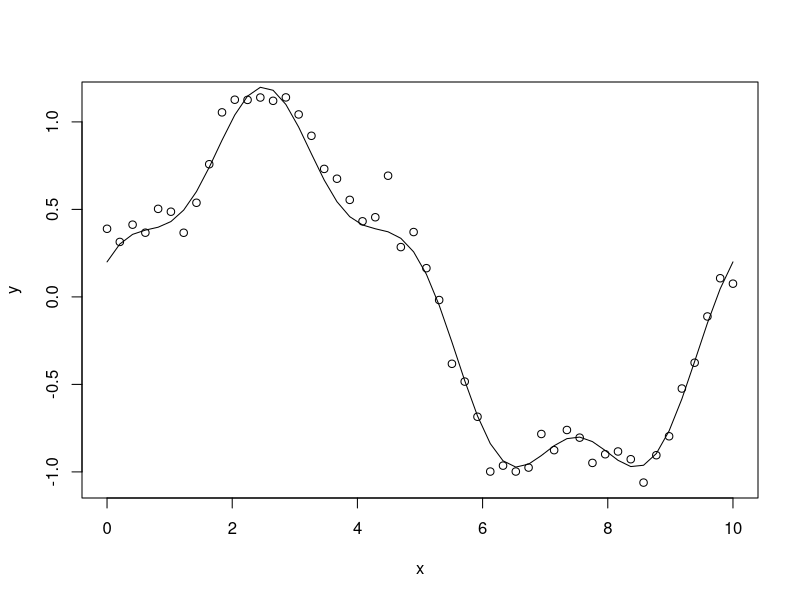
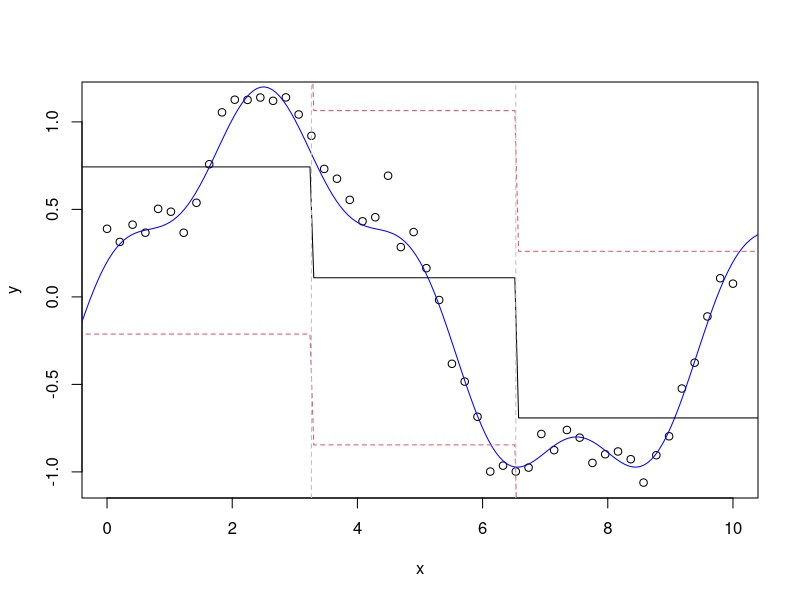
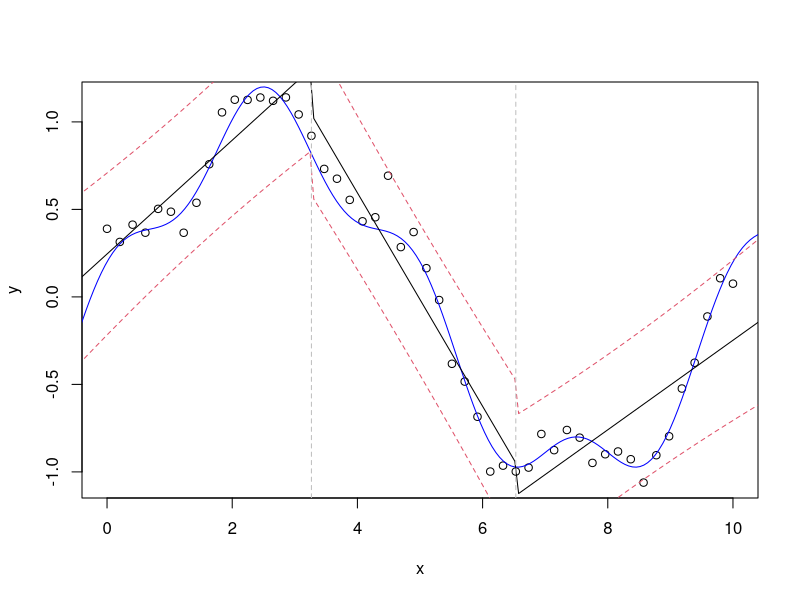
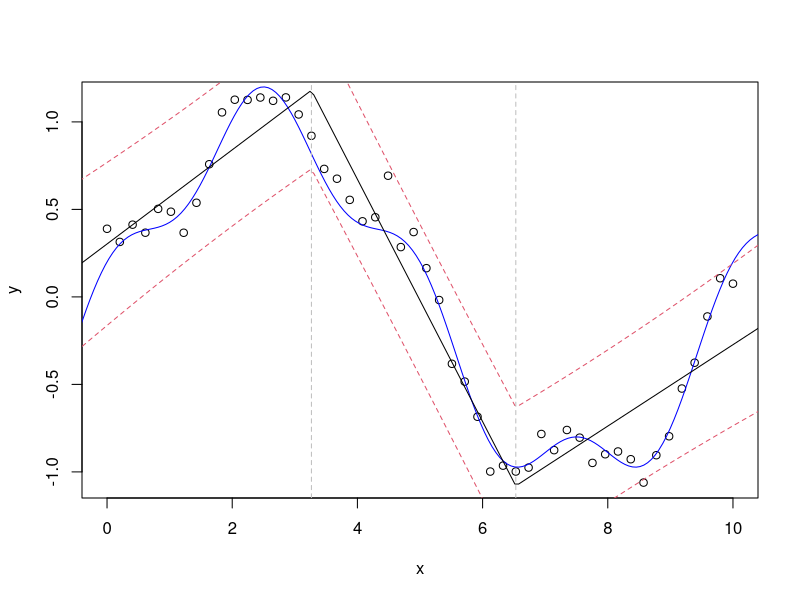
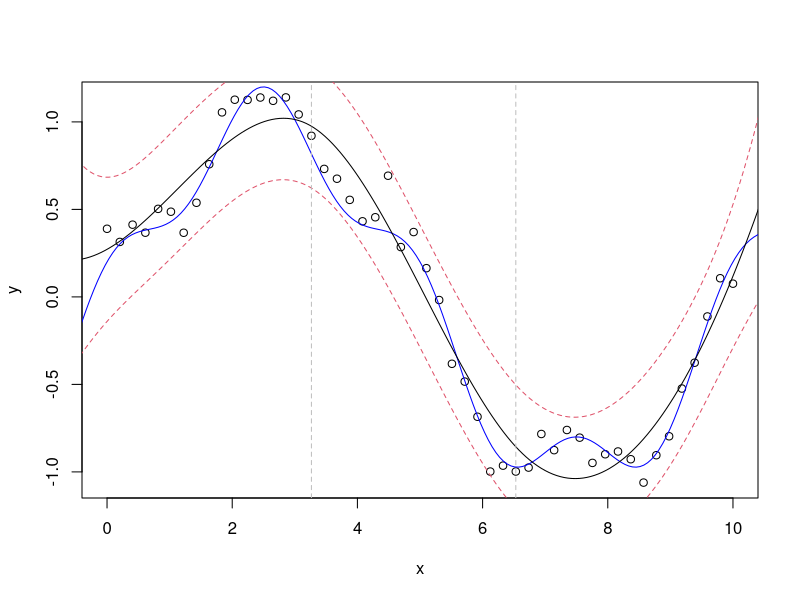
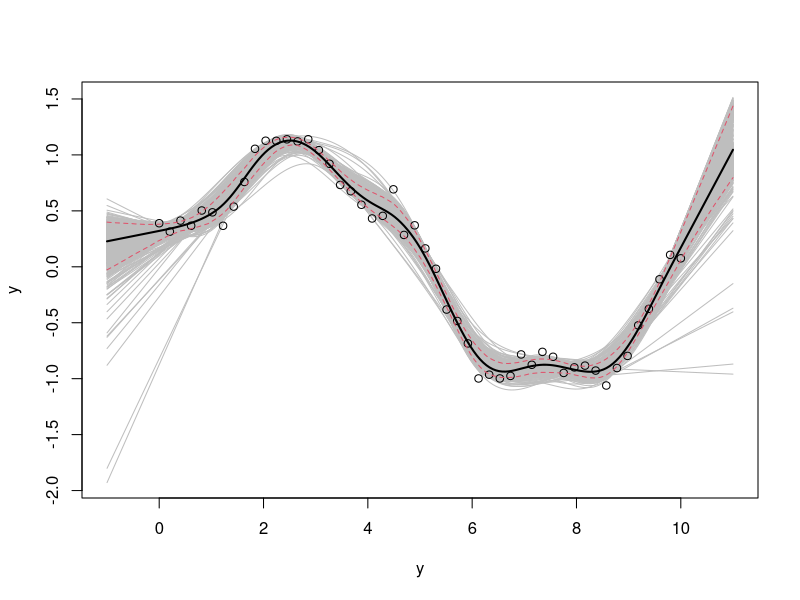

The R source for these figures, in order:
## ---- chunk 1
knitr::opts_chunk$set(echo = TRUE)
## ---- chunk 2
x <- seq(0,10,length=50)
y_true <- sin(pi*x/5) + 0.2*cos(4*pi*x/5)
y <- y_true + rnorm(length(y_true), sd=0.1)
plot(x,y)
lines(x, y_true)
## ---- chunk 3
knot_1 <- x[round(length(x)/3)]
knot_2 <- x[round(2*length(x)/3)]
xi <- c(knot_1,knot_2)
hc_1 <- function(x) {as.numeric(x < xi[1])}
hc_2 <- function(x) {as.numeric(x >= xi[1] & x < xi[2])}
hc_3 <- function(x) {as.numeric(x >= xi[2])}

H_c <- data.frame(cbind(hc_1(x), hc_2(x), hc_3(x)))
names(H_c) <- paste0("hc", 1:3)
## ---- chunk 4
pc_fit <- lm(y~.-1, data=H_c)
## ---- chunk 5
xx <- seq (-1,11, length=199)
HH_constant <- data.frame(cbind(hc_1(xx), hc_2(xx), hc_3(xx)))
names(HH_constant) <- paste0('hc', 1:3)
yytrue <- (sin(pi*xx/5) + 0.2*cos(4*pi*xx/5))
## ---- chunk 6
pc <- predict(pc_fit, newdata=HH_constant, interval='prediction')
plot(x,y)
lines(xx, yytrue, col="blue")
lines(xx, pc[,1])
lines(xx, pc[,2], col=2, lty=2)
lines(xx, pc[,3], col=2, lty=2)
abline(v=xi, col="gray", lty=2)
## ---- chunk 7
H_linear <- cbind(H_c, hc_1(x)*x, hc_2(x)*x, hc_3(x)*x)
names(H_linear)[4:6] <- paste0("hl", 1:3)
pl_fit <- lm(y~.-1, data=H_linear)
## ---- chunk 8
HH_linear <- cbind(HH_constant, hc_1(xx)*xx, hc_2(xx)*xx, hc_3(xx)*xx)
names(HH_linear)[4:6] <- paste0("hl", 1:3)
pl <- predict(pl_fit, newdata=HH_linear, interval='prediction')
## ---- chunk 9
plot(x,y)
lines(xx, yytrue, col="blue")
lines(xx, pl[,1])
lines(xx, pl[,2], col=2, lty=2)
lines(xx, pl[,3], col=2, lty=2)
abline(v=xi, col="gray", lty=2)
## ---- chunk 10
relu <- function(x){
  x[x<0] <- 0
  return(x)
}
## ---- chunk 11
H_lc <- data.frame(rep(1, length(x)), x, relu(x-xi[1]), relu(x-xi[2]))
names(H_lc) <- paste0("hlc", 1:4)
H_lc
## ---- chunk 12
plc_fit <- lm(y~.-1, data=H_lc)
## ---- chunk 13
HH_lc <- rep(1,length(xx))
HH_lc <- cbind(HH_lc, xx)
HH_lc <- cbind(HH_lc, relu(xx-xi[1]))
HH_lc <- data.frame(cbind(HH_lc, relu(xx-xi[2])))
names(HH_lc) <- paste0("hlc", 1:4)
plc <- predict(plc_fit, newdata=HH_lc, interval="prediction")
## ---- chunk 14
plot(x,y)
lines(xx, yytrue, col="blue")
lines(xx, plc[,1])
lines(xx, plc[,2], col=2, lty=2)
lines(xx, plc[,3], col=2, lty=2)
abline(v=xi, col="gray", lty=2)
## ---- chunk 15
H_cs <- data.frame(cbind(rep(1,length(x)), x, x^2, x^3, relu(x-xi[1])^3, relu(x-xi[2])^3))
names(H_cs) <- paste0("x", 1:6)
fit_cs <- lm(y~., data=H_cs)
## ---- chunk 16
HH_cs <- data.frame(cbind(rep(1,length(xx)), xx, xx^2, xx^3, relu(xx-xi[1])^3, relu(xx-xi[2])^3))
names(HH_cs) <- paste0("x", 1:6)
pcs <- suppressWarnings(predict(fit_cs, newdata=HH_cs, interval="prediction"))
## ---- chunk 17
plot(x,y)
lines(xx, yytrue, col="blue")
lines(xx, pcs[,1])
lines(xx, pcs[,2], col=2, lty=2)
lines(xx, pcs[,3], col=2, lty=2)
abline(v=xi, col="gray", lty=2)
## ---- chunk 18
B <- 1000
YYpred.boot <- matrix(NA, nrow=B, ncol=length(xx))

for (b in 1:B){
  indices <- sample(seq_along(x), length(x), replace=TRUE)
  xi <- x[indices]
  fit <- smooth.spline(xi, y[indices], df=11)
  YYpred.boot[b,] <- as.matrix(predict(fit, data.frame(xi=xx))$y)

}
## ---- chunk 19
m <- apply(YYpred.boot, 2, mean)
q1 <- apply(YYpred.boot, 2, quantile, p=0.05)
q2 <- apply(YYpred.boot, 2, quantile, p=0.95)
## ---- chunk 20
matplot(xx, t(YYpred.boot), type="l", lty=1, col="gray", xlab="y", ylab="y")
points(x, y)
lines(xx, m, lwd=2)
lines(xx, q1, col=2, lty=2)
lines(xx, q2, col=2, lty=2)
